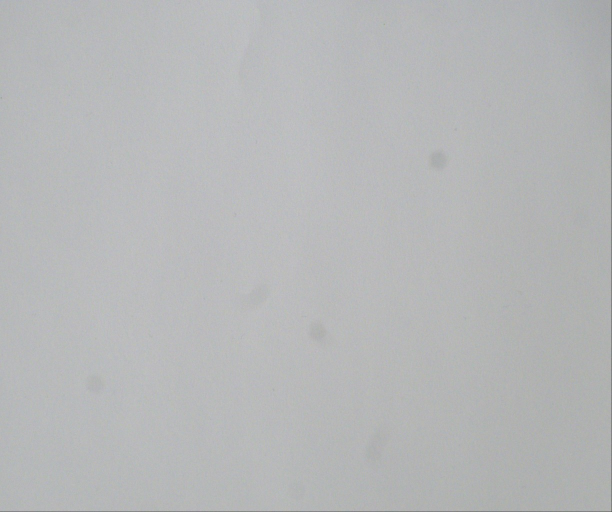
#> input picture picture/frame_000.jpg, 1224 x 1024 px (shown at 1/2 size)
$ python -i image_utils.py   (imports and definitions only)
#> lines starting #> are read from the running program, lines starting #| are printed output that depends on the picture
#> further down, picture is the input picture: shape (1024, 1224, 3); mean B, G, R 184.5, 183.5, 182.2
# package/image_utils.py
import cv2
import numpy as np
from package.color_utils import COLOR_DEFS  # 전역 정의 사용
from package.operation import PIXEL_MAP_MAX_SIDE  # 다운스케일 최대 크기


def to_pixmap(img_bgr, QtGui):
    """BGR numpy → QPixmap"""
    img_rgb = cv2.cvtColor(img_bgr, cv2.COLOR_BGR2RGB)
    h, w, ch = img_rgb.shape
    qimg = QtGui.QImage(img_rgb.data, w, h, ch * w, QtGui.QImage.Format_RGB888)
    return QtGui.QPixmap.fromImage(qimg)


def draw_points(img, points, color=(0, 0, 255), radius=5):
    """점(드래그 자취) 표시"""
    overlay = img.copy()
    for (x, y) in points:
        cv2.circle(overlay, (x, y), radius, color, -1)
    return overlay


def highlight_rgb(img_bgr, rgb_set):
    """선택한 RGB 값과 같은 픽셀을 강조(초록)"""
    h, w = img_bgr.shape[:2]
    img_rgb = cv2.cvtColor(img_bgr, cv2.COLOR_BGR2RGB)

    mask = np.isin(
        img_rgb.reshape(-1, 3).view([('', img_rgb.dtype)] * 3),
        np.array(list(rgb_set)).view([('', np.uint8)] * 3)
    )
    mask = mask.reshape(h, w)

    overlay = img_rgb.copy()
    overlay[mask] = (0, 255, 0)
    return cv2.cvtColor(overlay, cv2.COLOR_RGB2BGR)


# ======================
# ⚡ 벡터화된 픽셀 분류 + 다운스케일
# ======================
def make_pixel_map(img_bgr):
    """
    이미지 전체를 타일/배치로 나눠 안전하게 벡터화 분류.
    - unknown: 분홍 (255, 0, 255)
    - product: 초록 (0, 255, 0)
    - background: 파랑 (0, 0, 255)
    - defect: 검정 (0, 0, 0)

    성능 최적화:
      * 긴 변을 PIXEL_MAP_MAX_SIDE 로 다운스케일 (INTER_AREA)
      * 분류 계산 후 NEAREST 업스케일로 원해상도 복원
    """
    # 타일/배치 파라미터
    TILE_H, TILE_W = 256, 256
    SPHERE_CHUNK = 256

    h, w = img_bgr.shape[:2]
#> h = 1024; w = 1224
    img_rgb_full = cv2.cvtColor(img_bgr, cv2.COLOR_BGR2RGB)

    # --- (A) 다운스케일 ---
    scale = 1.0
    img_rgb = img_rgb_full
    if PIXEL_MAP_MAX_SIDE and max(h, w) > PIXEL_MAP_MAX_SIDE:
        scale = PIXEL_MAP_MAX_SIDE / float(max(h, w))
#> scale = 0.209
        new_w = max(1, int(w * scale))
#> new_w = 256
        new_h = max(1, int(h * scale))
#> new_h = 214
        img_rgb = cv2.resize(img_rgb_full, (new_w, new_h), interpolation=cv2.INTER_AREA)
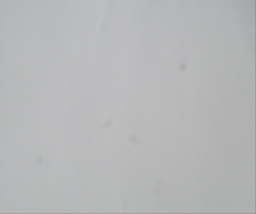
#> img_rgb: shape (214, 256, 3); mean R, G, B 182.2, 183.5, 184.5

    img_rgb = img_rgb.astype(np.int16)
    hh, ww = img_rgb.shape[:2]
#> hh = 214; ww = 256

    # 결과 초기화: 분홍(unknown)
    result = np.full((hh, ww, 3), (255, 0, 255), dtype=np.uint8)
    assigned = np.zeros((hh, ww), dtype=bool)

    # 라벨 색상 및 우선순위
    label_colors = {
        "product":    np.array([0, 255, 0], dtype=np.uint8),
        "background": np.array([0, 0, 255], dtype=np.uint8),
        "defect":     np.array([0, 0, 0], dtype=np.uint8),
    }
    # 우선순위: product > defect > background
    label_order = ["product", "defect", "background"]

    # 라벨별 스피어 준비
    prepped = {}
    for label in label_order:
        spheres = COLOR_DEFS.get(label, [])
        if not spheres:
            continue
        centers = np.array([c for (c, r) in spheres], dtype=np.int16)     # (M,3)
        radii2  = (np.array([r for (c, r) in spheres], dtype=np.int32) ** 2)  # (M,)
        prepped[label] = (centers, radii2)

    # 스피어가 전혀 없으면 바로 리턴
    if not prepped:
        if scale != 1.0:
            return cv2.resize(result, (w, h), interpolation=cv2.INTER_NEAREST)
        return result

    # --- 타일 단위 처리 ---
    for y0 in range(0, hh, TILE_H):
        y1 = min(y0 + TILE_H, hh)
        for x0 in range(0, ww, TILE_W):
            x1 = min(x0 + TILE_W, ww)

            remain_mask_tile = ~assigned[y0:y1, x0:x1]
            if not np.any(remain_mask_tile):
                continue

            tile = img_rgb[y0:y1, x0:x1]
            flat_tile = tile.reshape(-1, 3)
            flat_remain = remain_mask_tile.reshape(-1)
            idx_map = np.nonzero(flat_remain)[0]
            if idx_map.size == 0:
                continue

            P = flat_tile[idx_map]     # (Kr, 3)
            Kr = P.shape[0]

            tile_assign = np.zeros(Kr, dtype=bool)
            tile_color  = np.full((Kr, 3), (255, 0, 255), dtype=np.uint8)

            for label in label_order:
                if label not in prepped:
                    continue
                centers, radii2 = prepped[label]
                if centers.shape[0] == 0:
                    continue

                hit_any = np.zeros(Kr, dtype=bool)

                # 스피어를 배치로 쪼개서 계산 (메모리 절약)
                for s0 in range(0, centers.shape[0], SPHERE_CHUNK):
                    s1 = min(s0 + SPHERE_CHUNK, centers.shape[0])
                    C = centers[s0:s1]              # (Mc,3)
                    R2 = radii2[s0:s1]              # (Mc,)

                    # (Kr,3) - (Mc,3) → (Kr,Mc,3)
                    diffs = P[:, None, :] - C[None, :, :]
                    # 제곱거리: Σ (P-C)^2
                    dist2 = np.einsum('ijk,ijk->ij', diffs, diffs, dtype=np.int32)
                    hit_any |= np.any(dist2 <= R2[None, :], axis=1)

                    # del diffs, dist2  # ← 굳이 지울 필요 없음(예외 방지 차 제거)

                newly = hit_any & (~tile_assign)
                if np.any(newly):
                    tile_color[newly] = label_colors[label]
                    tile_assign[newly] = True

                # 타일 내 모든 픽셀 배정 완료되면 조기 종료
                if np.all(tile_assign):
                    break

            # 타일 결과 반영
            flat_out = result[y0:y1, x0:x1].reshape(-1, 3)
            flat_out[idx_map] = tile_color
            assigned[y0:y1, x0:x1] |= remain_mask_tile

    # --- (B) 업스케일 ---
    if scale != 1.0:
        # 최근접 업스케일로 경계 보존
        return cv2.resize(result, (w, h), interpolation=cv2.INTER_NEAREST)
    return result

>>> import cv2
>>> picture = cv2.imread('../picture/frame_000.jpg')
>>> result = make_pixel_map(picture)
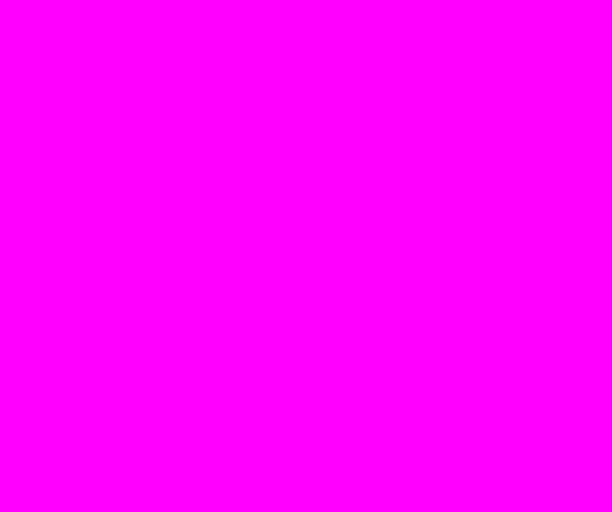
#> result: shape (1024, 1224, 3) (shown at 1/2 size); mean B, G, R 255, 0, 255

$ run again, on picture/frame_001.jpg
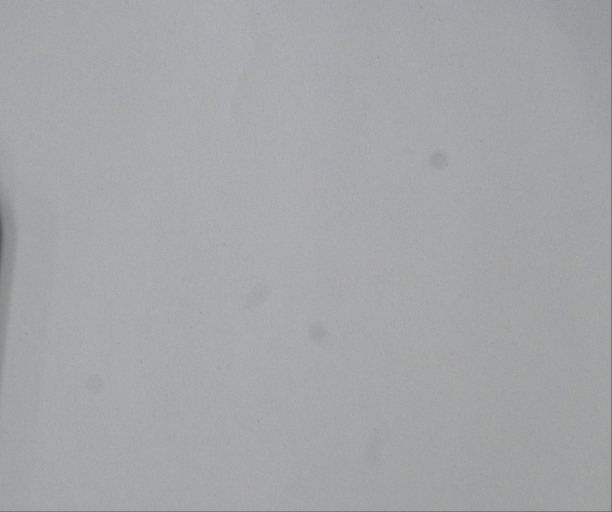
#> input picture picture/frame_001.jpg, 1224 x 1024 px (shown at 1/2 size)
#> picture is the input picture: shape (1024, 1224, 3); mean B, G, R 168.4, 166.3, 164.6
#> in make_pixel_map, `img_rgb = cv2.resize(img_rgb_full, (new_w, new_h), interpolation=cv2.I..`:
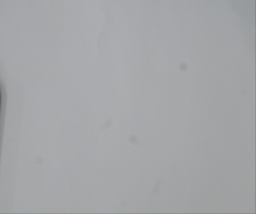
#> img_rgb: shape (214, 256, 3); mean R, G, B 164.6, 166.3, 168.4

$ run again, on picture/frame_002.jpg
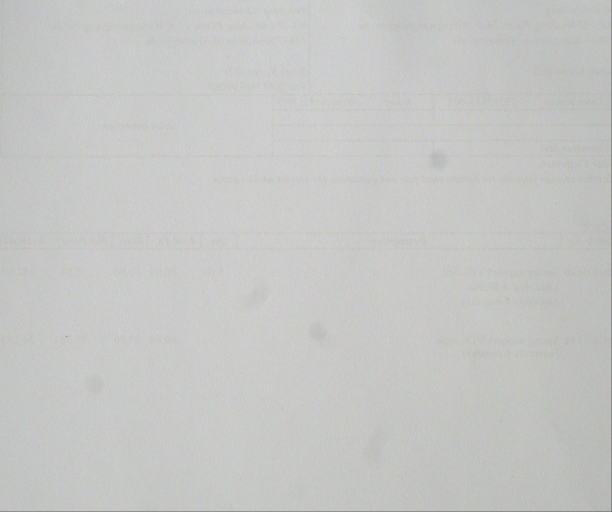
#> input picture picture/frame_002.jpg, 1224 x 1024 px (shown at 1/2 size)
#> picture is the input picture: shape (1024, 1224, 3); mean B, G, R 197, 198.4, 197.7
#> in make_pixel_map, `img_rgb = cv2.resize(img_rgb_full, (new_w, new_h), interpolation=cv2.I..`:
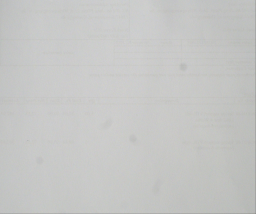
#> img_rgb: shape (214, 256, 3); mean R, G, B 197.7, 198.4, 197

$ run again, on picture/frame_003.jpg
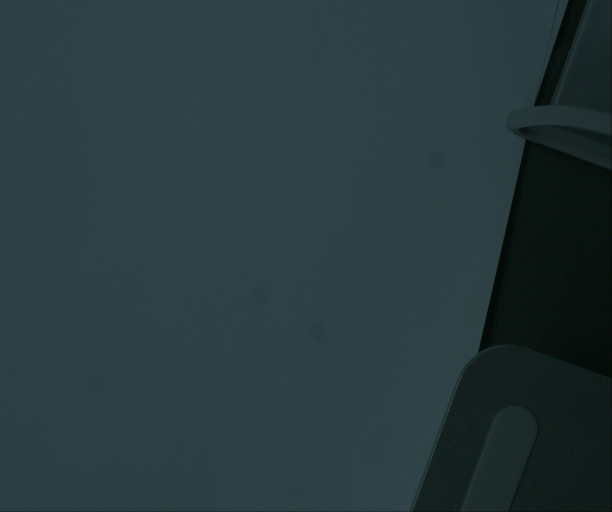
#> input picture picture/frame_003.jpg, 1224 x 1024 px (shown at 1/2 size)
#> picture is the input picture: shape (1024, 1224, 3); mean B, G, R 60.8, 57, 39.2
#> in make_pixel_map, `img_rgb = cv2.resize(img_rgb_full, (new_w, new_h), interpolation=cv2.I..`:
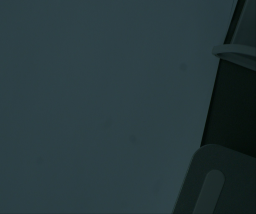
#> img_rgb: shape (214, 256, 3); mean R, G, B 39.2, 57, 60.8
#> in make_pixel_map, `img_rgb = img_rgb.astype(np.int16)`:
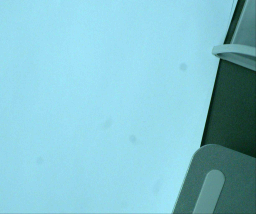
#> img_rgb: shape (214, 256, 3) int16; mean R, G, B 39.2, 57, 60.8; drawn with min black and max white
